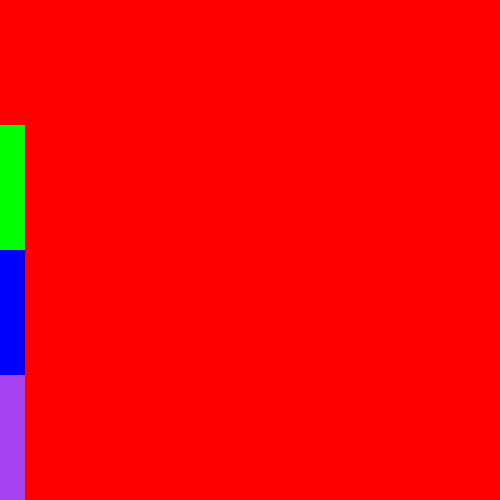
Frame 1 (no input)
Frame 60 (the mouse pressed at the canvas centre just before this capture): identical to frame 1, image omitted
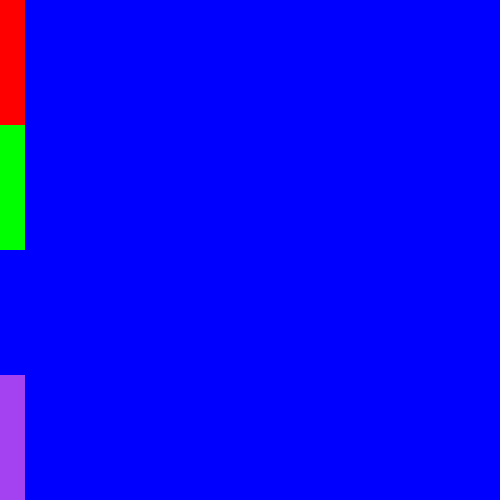
Frame 120 (the mouse held since frame 60 and released just before this capture)

The Processing sketch that drew these frames (run headless with seeded random() and noise(); from frame 60 on, the mouse is pressed at the canvas centre):

// Processing sketch: CRCP1310_03_if_elseif_else
// ── CRCP1310_03_if_elseif_else.pde
color color1;
color color2;
color color3;
color color4;

void setup() {
  size(500, 500);
  color1 = color(255, 0, 0);
  color2 = color(0, 255, 0);
  color3 = color(0, 0, 255);
  color4 = getRandomColor();
}

void draw() {
  if (mouseY < (height / 4.0)) {
    background(color1);
  } else if (mouseY < (2.0 * (height / 4.0))) {
    background(color2);
  } else if (mouseY < (3.0 * (height / 4.0))) {
    background(color3);
  } else {
    background(color4);
  }

  noStroke();
  fill(color1);
  rect(0, 0, 25, height / 4.0);

  fill(color2);
  rect(0, height / 4.0, 25, height / 4.0);

  fill(color3);
  rect(0, 2.0 * (height / 4.0), 25, height / 4.0);

  fill(color4);
  rect(0, 3.0 * (height / 4.0), 25, height / 4.0);
}

void keyPressed() {
  if (key == 'r') {
    color1 = getRandomColor(); 
  } else if (key == 'g') {
    color2 = getRandomColor();
  } else if (key == 'b') {
   color3 = getRandomColor(); 
  }
}

color getRandomColor() {
  int r = (int)random(255);
  int g = (int)random(255);
  int b = (int)random(255);
  return color(r, g, b);
}
